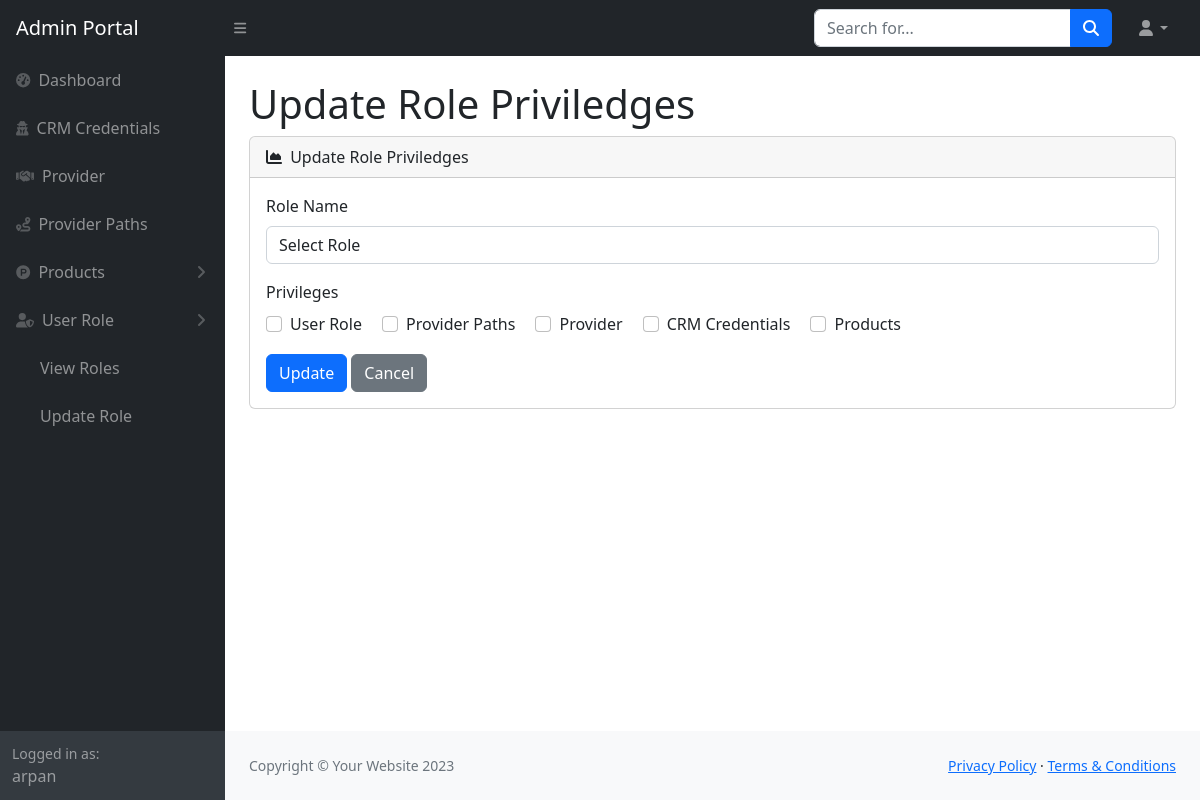
/admin/update-role.php (signed in), run on the app's committed database.
### tables this page shows
CREATE TABLE `privileges` (
  `id` int(11) NOT NULL,
  `NAME` varchar(100) NOT NULL
);

### db.php (called while the page is built, shortened)
<?php
class database
{
    public $conn;
    public function __construct($database = '', $host = 'localhost', $username = 'root', $password = '')
    {
        $this->host = $host;
        $this->database = $database;
        $this->username = $username;
        $this->password = $password;
        $this->conn = new mysqli($this->host, $this->username, $this->password, $this->database);
    }
    public function get_all_records($tableName = null, $fields = "*", $orderBy = 'id DESC')
    {
        $this->data = [];
        if (is_array($fields)) {
            $fields = implode(",", $fields);
        }
        if ($tableName) {
            $query = 'SELECT ' . $fields . ' FROM ' . $tableName . ' ORDER BY ' . $orderBy;
            $result = mysqli_query($this->conn, $query);
            if (mysqli_num_rows($result) > 0) {
                if ($fields != '*') {
                    while ($row = mysqli_fetch_assoc($result)) {
                        foreach ($row as $field => $value) {
                            $this->data[$field][] = $value;
                        }
                    }
                } else {
                    while ($row = $result->fetch_assoc()) {
                        $this->data[] = $row;
                    }
                }
            }
            return $this->data;
        }
    }
    public function getUserFromSession()
    {
        if (isset($_SESSION['user']) && $_SESSION['user'] != '') {
            return $_SESSION['user'];
        }
    }
}

### common.php (called while the page is built, shortened)
<?php
require_once ('db.php');
$object = new database('php_project');

### admin/update-role.php (the view, shortened to what this page needs)
<?php
require_once './layouts/header.php';
$privileges = $object->get_all_records('privileges');
$rolePrivileges = $object->get_all_records('privileges', ['id']);
?>
<div id="layoutSidenav">
    <?php require_once './layouts/sidebar.php'; ?>
    <div id="layoutSidenav_content">
        <main>
            <div class="container-fluid px-4">
                <h1 class="mt-4">Update Role Priviledges</h1>
                <div class="row">
                    <div class="col-xl-12">
                        <div class="card mb-4">
                            <div class="card-header">
                                <i class="fas fa-chart-area me-1"></i>
                                Update Role Priviledges
                            </div>
                            <div class="card-body">
                                <form method="POST" id="rolePrivilegesForm">
                                    <div class="mb-3">
                                        <label for="role_id" class="form-label">Role Name</label>
                                        <select name="role_id" class="form-control" onchange="loadRolePrivileges(this)">
                                            <option value="">Select Role</option>
                                        </select>
                                    </div>
                                    <div class="mb-3 role-checkbox" id="privilegesContainer">
                                        <label class="form-label">Privileges</label><br>
                                        <?php foreach ($privileges as $privilege): ?>
                                            <div class="form-check form-check-inline">
                                                <input class="form-check-input" type="checkbox"
                                                    id="privilege<?= $privilege['id'] ?>" name="privileges[]"
                                                    value="<?= $privilege['id'] ?>" <?= in_array($privilege['id'], $rolePrivileges) ? 'checked' : '' ?>>
                                                <label class="form-check-label"
                                                    for="privilege<?= $privilege['id'] ?>"><?= $privilege['NAME'] ?></label>
                                            </div>
                                        <?php endforeach; ?>
                                    </div>
                                    <button type="submit" class="btn btn-primary role-submit">Update</button>
                                    <a href="index.php" class="btn btn-secondary">Cancel</a>
                                </form>
                            </div>
                        </div>
                    </div>
                </div>
            </div>
        </main>
        <?php require_once './layouts/footer.php' ?>

### admin/layouts/header.php (shortened to what this page needs)
<?php
require_once '../common.php';
$userData = $object->getUserFromSession();
?>
<!DOCTYPE html>
<html lang="en">
<head>
    <link href="https://cdn.jsdelivr.net/npm/simple-datatables@7.1.2/dist/style.min.css" rel="stylesheet" />
    <link href="<?php echo $object->baseUrl; ?>assets/css/styles.css" rel="stylesheet" />
    <link href="https://cdn.datatables.net/1.10.16/css/dataTables.bootstrap.min.css" rel="stylesheet"/>
</head>
<body>
    <nav class="sb-topnav navbar navbar-expand navbar-dark bg-dark">
        <a class="navbar-brand ps-3" href="<?php echo $object->baseUrl; ?>admin/dashboard.php">Admin Portal</a>
        <button class="btn btn-link btn-sm order-1 order-lg-0 me-4 me-lg-0" id="sidebarToggle" href="#!"><i
                class="fas fa-bars"></i></button>
        <form class="d-none d-md-inline-block form-inline ms-auto me-0 me-md-3 my-2 my-md-0">
            <div class="input-group">
                <input class="form-control" type="text" placeholder="Search for..." aria-label="Search for..."
                    aria-describedby="btnNavbarSearch" />
                <button class="btn btn-primary" id="btnNavbarSearch" type="button"><i
                        class="fas fa-search"></i></button>
            </div>
        </form>
        <ul class="navbar-nav ms-auto ms-md-0 me-3 me-lg-4">
            <li class="nav-item dropdown">
                <a class="nav-link dropdown-toggle" id="navbarDropdown" href="#" role="button" data-bs-toggle="dropdown"
                    aria-expanded="false"><i class="fas fa-user fa-fw"></i></a>
            </li>
        </ul>
    </nav>

### admin/layouts/sidebar.php (shortened to what this page needs)
<div id="layoutSidenav_nav">
    <nav class="sb-sidenav accordion sb-sidenav-dark" id="sidenavAccordion">
        <div class="sb-sidenav-menu">
            <div class="nav">
                <?php
                $current_page = basename($_SERVER['SCRIPT_NAME']);
                $collapseProductsExpanded = in_array($current_page, ['products.php', 'add-product.php']) ? 'show' : '';
                $collapseProductsActive = in_array($current_page, ['products.php', 'add-product.php']) ? 'true' :
                    'false';
                $collapseRolesExpanded = in_array($current_page, ['roles.php', 'update-role.php']) ? 'show' : '';
                $collapseRolesActive = in_array($current_page, ['roles.php', 'update-role.php']) ? 'true' : 'false';
                foreach ($object->pages['links'] as $file => $title) {
                    $active = ($current_page === $file) ? 'active' : '';
                    $icon = $object->pages['icons'][$file];
                    $iconClass = ($file === 'products.php') ? 'fa-brands' : 'fas';
                    if ($file === 'products.php' || $file === 'add-product.php') {
                        continue;
                    } elseif ($file === 'roles.php' || $file === 'update-role.php') {
                        continue;
                    } else {
                        echo "
                <a class='nav-link $active' href='{$object->baseUrl}admin/$file'>
                    <div class='sb-nav-link-icon'><i class='$iconClass $icon'></i></div>
                    $title
                </a>
                ";
                    }
                }
                echo "
                <a class='nav-link collapsed' href='#' data-bs-toggle='collapse' data-bs-target='#collapseProducts'
                    aria-expanded='$collapseProductsActive' aria-controls='collapseProducts'>
                    <div class='sb-nav-link-icon'><i class='fa-brands fa-product-hunt'></i></div>
                    Products
                    <div class='sb-sidenav-collapse-arrow'><i class='fas fa-angle-down'></i></div>
                </a>
                <div class='collapse $collapseProductsExpanded' id='collapseProducts' aria-labelledby='headingProducts'
                    data-bs-parent='#sidenavAccordion'>
                    <nav class='sb-sidenav-menu-nested nav'>
                        <a class='nav-link' href='{$object->baseUrl}admin/products.php'>View Products</a>
                        <a class='nav-link' href='{$object->baseUrl}admin/add-product.php'>Add Product</a>
                    </nav>
                </div>
                ";
                echo "
                <a class='nav-link collapsed' href='#' data-bs-toggle='collapse' data-bs-target='#collapseRoles'
                    aria-expanded='$collapseRolesActive' aria-controls='collapseRoles'>
                    <div class='sb-nav-link-icon'><i class='fas fa-user-shield'></i></div>
                    User Role
                    <div class='sb-sidenav-collapse-arrow'><i class='fas fa-angle-down'></i></div>
                </a>
                <div class='collapse $collapseRolesExpanded' id='collapseRoles' aria-labelledby='headingRoles'
                    data-bs-parent='#sidenavAccordion'>
                    <nav class='sb-sidenav-menu-nested nav'>
                        <a class='nav-link' href='{$object->baseUrl}admin/roles.php'>View Roles</a>
                        <a class='nav-link' href='{$object->baseUrl}admin/update-role.php'>Update Role</a>
                    </nav>
                </div>
                ";
                ?>
            </div>
        </div>
        <div class="sb-sidenav-footer">
            <div class="small">Logged in as:</div>
            <?= $userData['name']; ?>
        </div>
    </nav>
</div>

### admin/layouts/footer.php (shortened to what this page needs)
<footer class="py-4 bg-light mt-auto">
    <div class="container-fluid px-4">
        <div class="d-flex align-items-center justify-content-between small">
            <div class="text-muted">Copyright &copy; Your Website 2023</div>
            <div>
                <a href="#">Privacy Policy</a>
                &middot;
                <a href="#">Terms &amp; Conditions</a>
            </div>
        </div>
    </div>
</footer>
</div>
</div>
</body>
</html>

### data on the page
privileges: NAME "User Role"
privileges: NAME "Provider Paths"
privileges: NAME "Provider"
privileges: NAME "CRM Credentials"
privileges: NAME "Products"

### other printed values
$title "Dashboard"
$title "CRM Credentials"
$title "Provider"
$title "Provider Paths"
$userData['name'] "arpan"
